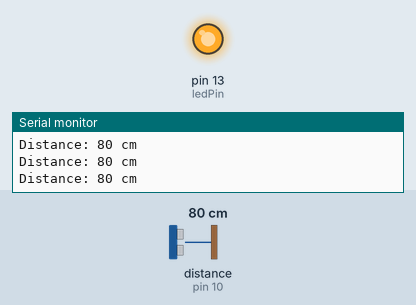
Bench run of a sketch on a simulated Arduino Uno, built with avr-gcc and run on an emulated ATmega328P. On the bench: output pins drawn as LEDs (lit = HIGH), the last lines printed to the serial monitor. Wiring (inferred from the names in the program): ultrasonic range finder: trigger pin 9; echo pin 10. The inputs (shaded band) are chosen by the test bench; at power-on: distance to the obstacle (sensor on pin 10) 80 cm. The echo pulse lasts 58.3 µs per cm; pins used as bus, display or sensor lines are not drawn.

Above: at 1.3 s.
1.4 s: distance to the obstacle (sensor on pin 10) set to 2 cm
At 1.9 s:
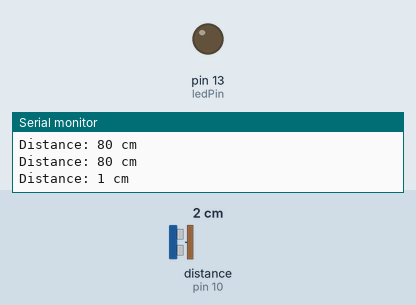
3.5 s: distance to the obstacle (sensor on pin 10) set to 155 cm
5.0 s: distance to the obstacle (sensor on pin 10) set to 164 cm
At 6.2 s:
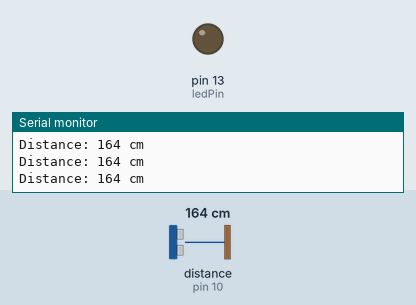
6.5 s: distance to the obstacle (sensor on pin 10) set to 4 cm
At 7.2 s:
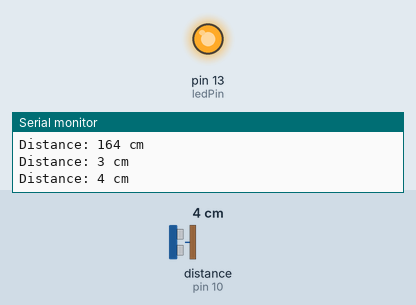
Timing chart, 0 to 9.0 s (numbered marks = the images above; inputs shaded):
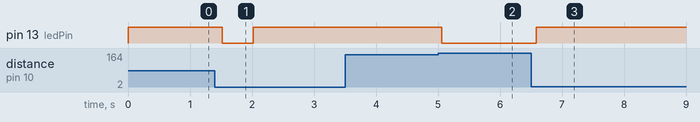

The sketch:

Ultra-Sensor-part1.ino
```cpp
const int trigPin = 9;  // Trig pin of the ultrasonic sensor
const int echoPin = 10; // Echo pin of the ultrasonic sensor
const int ledPin = 13;  // LED pin

void setup() {
  pinMode(trigPin, OUTPUT);
  pinMode(echoPin, INPUT);
  pinMode(ledPin, OUTPUT);
  Serial.begin(9600); // Initialize serial communication for debugging
  digitalWrite(ledPin, LOW); // Ensure the LED is initially off
}

void loop() {
  long duration, distance;

  // Trigger the ultrasonic sensor
  digitalWrite(trigPin, LOW);
  delayMicroseconds(2);
  digitalWrite(trigPin, HIGH);
  delayMicroseconds(10);
  digitalWrite(trigPin, LOW);

  // Measure the time it takes for the echo to return
  duration = pulseIn(echoPin, HIGH);

  // Calculate the distance in centimeters
  distance = duration / 58;

  // Print the distance for debugging
  Serial.print("Distance: ");
  Serial.print(distance);
  Serial.println(" cm");

  // Check if an object is within 3 cm
  if (distance <= 160) {
    // Check if an object is closer than 1 cm
    if (distance <= 1) {
      digitalWrite(ledPin, LOW); // Turn off the LED
    } else {
      digitalWrite(ledPin, HIGH); // Turn on the LED
    }
  } else {
    digitalWrite(ledPin, LOW);  // Turn off the LED
  }

  delay(500); // Delay for stability
}
```

Measured:
- after the input at 1.4 s, pin 13 (ledPin): HIGH → LOW after 0.12 s, → HIGH 0.50 s later
- after the input at 5.0 s, pin 13 (ledPin): HIGH → LOW after 0.06 s
- after the input at 6.5 s, pin 13 (ledPin): LOW → HIGH after 0.08 s
